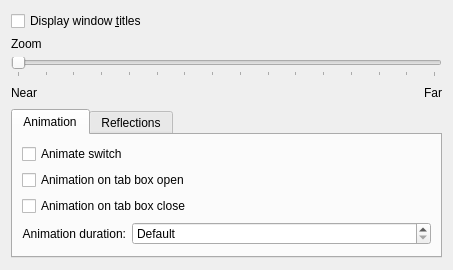
<?xml version="1.0" encoding="UTF-8"?>
<ui version="4.0">
 <class>KWin::CoverSwitchEffectConfigForm</class>
 <widget class="QWidget" name="KWin::CoverSwitchEffectConfigForm">
  <property name="geometry">
   <rect>
    <x>0</x>
    <y>0</y>
    <width>453</width>
    <height>270</height>
   </rect>
  </property>
  <layout class="QVBoxLayout" name="verticalLayout_5">
   <item>
    <widget class="QCheckBox" name="kcfg_WindowTitle">
     <property name="text">
      <string>Display window &amp;titles</string>
     </property>
     <property name="shortcut">
      <string/>
     </property>
    </widget>
   </item>
   <item>
    <layout class="QVBoxLayout" name="verticalLayout_4">
     <item>
      <widget class="QLabel" name="label_4">
       <property name="text">
        <string>Zoom</string>
       </property>
       <property name="alignment">
        <set>Qt::AlignLeading|Qt::AlignLeft|Qt::AlignVCenter</set>
       </property>
      </widget>
     </item>
     <item>
      <widget class="QSlider" name="kcfg_zPosition">
       <property name="toolTip">
        <string>Define how far away the windows should appear</string>
       </property>
       <property name="maximum">
        <number>3000</number>
       </property>
       <property name="singleStep">
        <number>100</number>
       </property>
       <property name="pageStep">
        <number>500</number>
       </property>
       <property name="orientation">
        <enum>Qt::Horizontal</enum>
       </property>
       <property name="tickPosition">
        <enum>QSlider::TicksBelow</enum>
       </property>
       <property name="tickInterval">
        <number>200</number>
       </property>
      </widget>
     </item>
     <item>
      <layout class="QHBoxLayout" name="horizontalLayout">
       <item>
        <widget class="QLabel" name="label_8">
         <property name="text">
          <string>Near</string>
         </property>
        </widget>
       </item>
       <item>
        <spacer name="horizontalSpacer">
         <property name="orientation">
          <enum>Qt::Horizontal</enum>
         </property>
         <property name="sizeHint" stdset="0">
          <size>
           <width>40</width>
           <height>20</height>
          </size>
         </property>
        </spacer>
       </item>
       <item>
        <widget class="QLabel" name="label_9">
         <property name="text">
          <string>Far</string>
         </property>
         <property name="alignment">
          <set>Qt::AlignRight|Qt::AlignTrailing|Qt::AlignVCenter</set>
         </property>
        </widget>
       </item>
      </layout>
     </item>
    </layout>
   </item>
   <item>
    <widget class="QTabWidget" name="tabWidget">
     <property name="sizePolicy">
      <sizepolicy hsizetype="MinimumExpanding" vsizetype="Expanding">
       <horstretch>0</horstretch>
       <verstretch>0</verstretch>
      </sizepolicy>
     </property>
     <property name="currentIndex">
      <number>0</number>
     </property>
     <widget class="QWidget" name="tab">
      <attribute name="title">
       <string>Animation</string>
      </attribute>
      <layout class="QVBoxLayout" name="verticalLayout">
       <item>
        <widget class="QCheckBox" name="kcfg_AnimateSwitch">
         <property name="text">
          <string>Animate switch</string>
         </property>
        </widget>
       </item>
       <item>
        <widget class="QCheckBox" name="kcfg_AnimateStart">
         <property name="text">
          <string>Animation on tab box open</string>
         </property>
        </widget>
       </item>
       <item>
        <widget class="QCheckBox" name="kcfg_AnimateStop">
         <property name="text">
          <string>Animation on tab box close</string>
         </property>
        </widget>
       </item>
       <item>
        <layout class="QFormLayout" name="formLayout_2">
         <item row="0" column="0">
          <widget class="QLabel" name="label_3">
           <property name="text">
            <string>Animation duration:</string>
           </property>
           <property name="alignment">
            <set>Qt::AlignRight|Qt::AlignTrailing|Qt::AlignVCenter</set>
           </property>
           <property name="buddy">
            <cstring>kcfg_Duration</cstring>
           </property>
          </widget>
         </item>
         <item row="0" column="1">
          <widget class="QSpinBox" name="kcfg_Duration">
           <property name="sizePolicy">
            <sizepolicy hsizetype="Expanding" vsizetype="Fixed">
             <horstretch>0</horstretch>
             <verstretch>0</verstretch>
            </sizepolicy>
           </property>
           <property name="specialValueText">
            <string comment="Duration of rotation">Default</string>
           </property>
           <property name="suffix">
            <string> milliseconds</string>
           </property>
           <property name="maximum">
            <number>9999</number>
           </property>
           <property name="singleStep">
            <number>10</number>
           </property>
          </widget>
         </item>
        </layout>
       </item>
      </layout>
     </widget>
     <widget class="QWidget" name="tab_3">
      <attribute name="title">
       <string>Reflections</string>
      </attribute>
      <layout class="QVBoxLayout" name="verticalLayout_3">
       <item>
        <widget class="QCheckBox" name="kcfg_Reflection">
         <property name="text">
          <string>Reflections</string>
         </property>
        </widget>
       </item>
       <item>
        <layout class="QFormLayout" name="formLayout_3">
         <property name="fieldGrowthPolicy">
          <enum>QFormLayout::FieldsStayAtSizeHint</enum>
         </property>
         <item row="0" column="0">
          <widget class="QLabel" name="label_2">
           <property name="text">
            <string>Rear color</string>
           </property>
          </widget>
         </item>
         <item row="0" column="1">
          <widget class="KColorButton" name="kcfg_MirrorRearColor"/>
         </item>
         <item row="1" column="0">
          <widget class="QLabel" name="label">
           <property name="text">
            <string>Front color</string>
           </property>
          </widget>
         </item>
         <item row="1" column="1">
          <widget class="KColorButton" name="kcfg_MirrorFrontColor"/>
         </item>
        </layout>
       </item>
      </layout>
     </widget>
    </widget>
   </item>
   <item>
    <spacer name="verticalSpacer_2">
     <property name="orientation">
      <enum>Qt::Vertical</enum>
     </property>
     <property name="sizeHint" stdset="0">
      <size>
       <width>20</width>
       <height>0</height>
      </size>
     </property>
    </spacer>
   </item>
  </layout>
 </widget>
 <customwidgets>
  <customwidget>
   <class>KColorButton</class>
   <extends>QPushButton</extends>
   <header>kcolorbutton.h</header>
  </customwidget>
 </customwidgets>
 <resources/>
 <connections>
  <connection>
   <sender>kcfg_Reflection</sender>
   <signal>toggled(bool)</signal>
   <receiver>kcfg_MirrorFrontColor</receiver>
   <slot>setEnabled(bool)</slot>
   <hints>
    <hint type="sourcelabel">
     <x>60</x>
     <y>49</y>
    </hint>
    <hint type="destinationlabel">
     <x>282</x>
     <y>110</y>
    </hint>
   </hints>
  </connection>
  <connection>
   <sender>kcfg_Reflection</sender>
   <signal>toggled(bool)</signal>
   <receiver>kcfg_MirrorRearColor</receiver>
   <slot>setEnabled(bool)</slot>
   <hints>
    <hint type="sourcelabel">
     <x>102</x>
     <y>51</y>
    </hint>
    <hint type="destinationlabel">
     <x>284</x>
     <y>72</y>
    </hint>
   </hints>
  </connection>
  <connection>
   <sender>kcfg_Reflection</sender>
   <signal>toggled(bool)</signal>
   <receiver>label_2</receiver>
   <slot>setEnabled(bool)</slot>
   <hints>
    <hint type="sourcelabel">
     <x>136</x>
     <y>47</y>
    </hint>
    <hint type="destinationlabel">
     <x>202</x>
     <y>78</y>
    </hint>
   </hints>
  </connection>
  <connection>
   <sender>kcfg_Reflection</sender>
   <signal>toggled(bool)</signal>
   <receiver>label</receiver>
   <slot>setEnabled(bool)</slot>
   <hints>
    <hint type="sourcelabel">
     <x>175</x>
     <y>49</y>
    </hint>
    <hint type="destinationlabel">
     <x>209</x>
     <y>102</y>
    </hint>
   </hints>
  </connection>
 </connections>
</ui>
